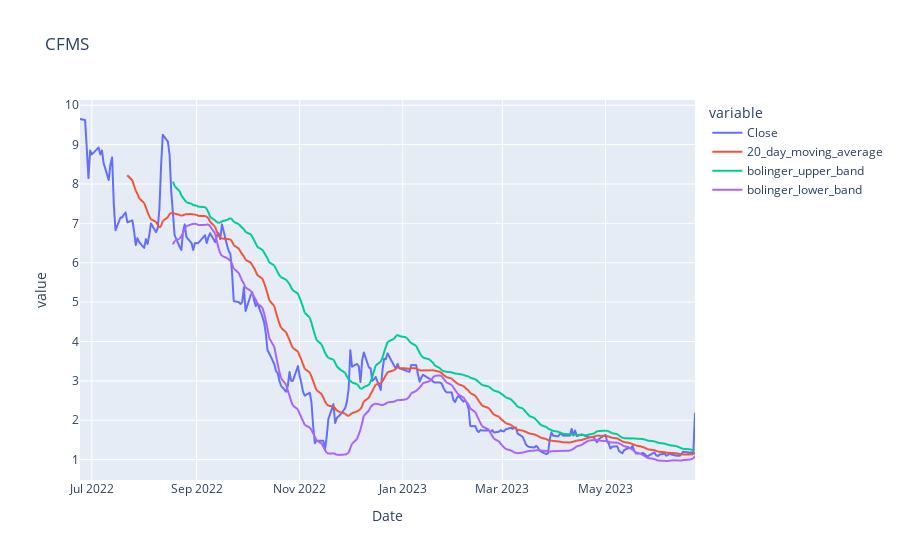

Notebook code cell kept with this figure:
### Code cell
plot.show()

### Figure 1 — Plotly figure (JSON) as saved in the notebook; plotly's stock layout.template omitted (floating-point values rounded to 4 significant figures; data arrays with more than 128 entries replaced by an {"elided": "..."} marker saying what was removed)
{"data": [{"hovertemplate": "variable=Close<br>Date=%{x}<br>value=%{y}<extra></extra>", "legendgroup": "Close", "line": {"color": "#636efa", "dash": "solid"}, "marker": {"symbol": "circle"}, "mode": "lines", "name": "Close", "showlegend": true, "type": "scattergl", "x": {"elided": "251 str values"}, "xaxis": "x", "y": {"elided": "251 float values"}, "yaxis": "y"}, {"hovertemplate": "variable=20_day_moving_average<br>Date=%{x}<br>value=%{y}<extra></extra>", "legendgroup": "20_day_moving_average", "line": {"color": "#EF553B", "dash": "solid"}, "marker": {"symbol": "circle"}, "mode": "lines", "name": "20_day_moving_average", "showlegend": true, "type": "scattergl", "x": {"elided": "251 str values"}, "xaxis": "x", "y": {"elided": "251 float values"}, "yaxis": "y"}, {"hovertemplate": "variable=bolinger_upper_band<br>Date=%{x}<br>value=%{y}<extra></extra>", "legendgroup": "bolinger_upper_band", "line": {"color": "#00cc96", "dash": "solid"}, "marker": {"symbol": "circle"}, "mode": "lines", "name": "bolinger_upper_band", "showlegend": true, "type": "scattergl", "x": {"elided": "251 str values"}, "xaxis": "x", "y": {"elided": "251 float values"}, "yaxis": "y"}, {"hovertemplate": "variable=bolinger_lower_band<br>Date=%{x}<br>value=%{y}<extra></extra>", "legendgroup": "bolinger_lower_band", "line": {"color": "#ab63fa", "dash": "solid"}, "marker": {"symbol": "circle"}, "mode": "lines", "name": "bolinger_lower_band", "showlegend": true, "type": "scattergl", "x": {"elided": "251 str values"}, "xaxis": "x", "y": {"elided": "251 float values"}, "yaxis": "y"}], "layout": {"legend": {"title": {"text": "variable"}, "tracegroupgap": 0}, "title": {"text": "CFMS"}, "xaxis": {"anchor": "y", "domain": [0, 1], "title": {"text": "Date"}}, "yaxis": {"anchor": "x", "domain": [0, 1], "title": {"text": "value"}}}}
